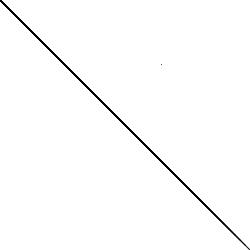
Frame 1 (no input)
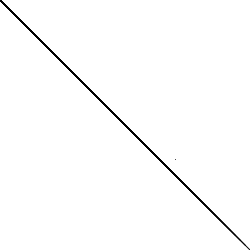
Frame 60 (the mouse pressed at the canvas centre just before this capture)
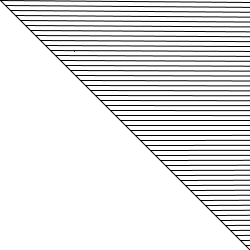
Frame 120 (the mouse held since frame 60 and released just before this capture)

The Processing sketch that drew these frames (run headless with seeded random() and noise(); from frame 60 on, the mouse is pressed at the canvas centre):

// Processing sketch: processing_17085
// ── processing_17085.pde

int counter;
float radius;

void setup() {  //setup function called initially, only once
  size(250, 250);
  background(255);  //set background white
  colorMode(HSB);   //set colors to Hue, Saturation, Brightness mode
  counter = 0;
  radius = 10;
  

  float dx = 1;
  float dy = 1;
  
}

void draw() {  //draw function loops 
 background(255);

  int i = 0;
  line(0,0,width,height);
  while( i < height ){
 
     line( mouseX*mouseX,mouseY,i,i);
     //line(i,i,x,y);
     i +=5 ;
  }
   point(random(width),random(height));
}





public interface Motivator{

   public void updateCoordinates();
   

}



public class Coordinates{
   
   float xPosition;
   float yPosition;
   
}







public class Box{

   float topLeftCorner_xPosition;
   float topLeftCorner_yPosition;
   
   float sideLength;
   
   public Box(float topLeftCorner_xPosition, float topLeftCorner_yPosition, float sideLength){
      this.topLeftCorner_xPosition = topLeftCorner_xPosition;
      this.topLeftCorner_yPosition = topLeftCorner_yPosition;
      this.sideLength = sideLength;
   }
      


}



            
                                                
